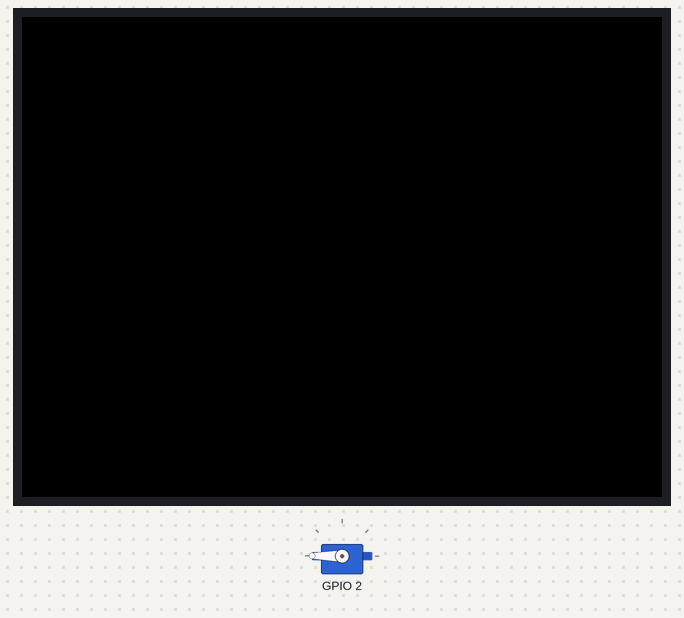
This sketch was run on a simulated ESP32. On the bench: 320×240 colour display, servo. Servo pulses on a pin are drawn as a servo (544–2400 µs = 0–180°).

Above: at 0.2 s.
At 1.0 s:
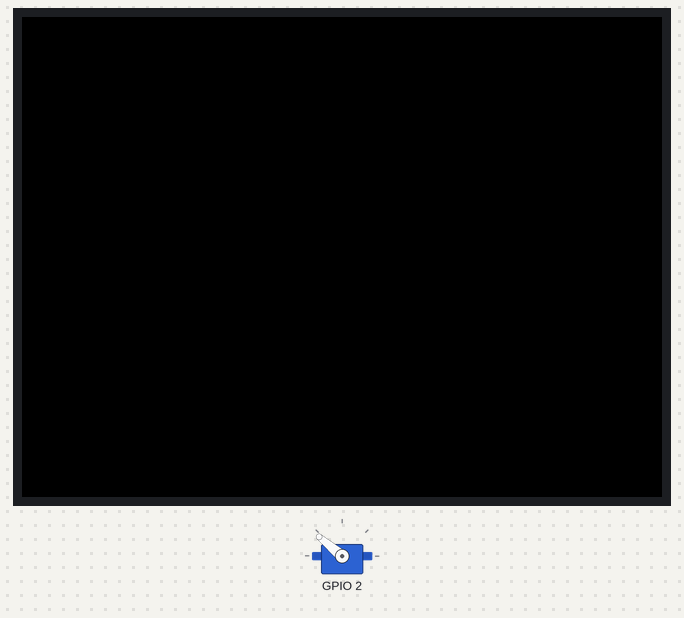
At 2.0 s:
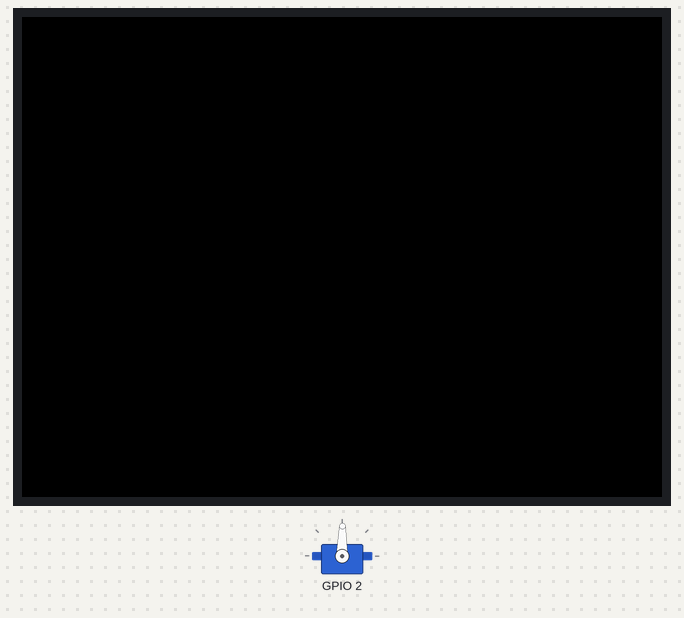
At 3.8 s:
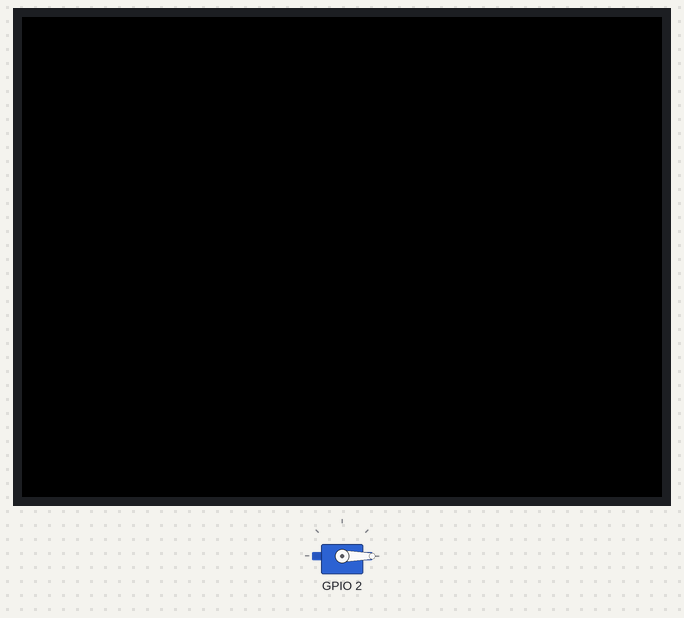
Timing chart, 0 to 5.3 s (numbered marks = the images above):
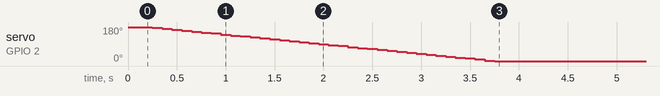

The sketch:

servo.ino
```cpp
#include <M5Stack.h>
#include "SG90.h"

SG90 sg90;

void setup(
) {
    M5.begin();

    sg90.begin(2, 15);

    for(int angle = -90; angle <= 90; angle += 5) {
        sg90.write(angle);
        delay(100);
    }
}

void loop() {

}
```

SG90.cpp
```cpp
#include "SG90.h"
#include <M5Stack.h>

void SG90::begin(
    int pin,
    int ch
) {
    m_ch = ch;
    ledcSetup(m_ch, 50, 10);
    ledcAttachPin(pin, m_ch);
    SG90::write(0);
}

void SG90::write(
    int angle
) {
    ledcWrite(m_ch, map(constrain(angle, -90, 90), -90, 90, m_duty_max, m_duty_min));
}
```

SG90.h
```cpp
#ifndef SG90_H
#define SG90_H

class SG90 {
public:
    SG90(void) {};
    virtual ~SG90(void) {};
    void begin(int pin, int ch);
    void write(int angle);
private:
    int m_ch;
    const int m_duty_min = 26; // 0.5 ms / 20 ms * 1024 (-90 angle)
    const int m_duty_max = 123; // 2.4 ms / 20 ms * 1024 (+90 angle)
};
#endif // SG90_H
```
